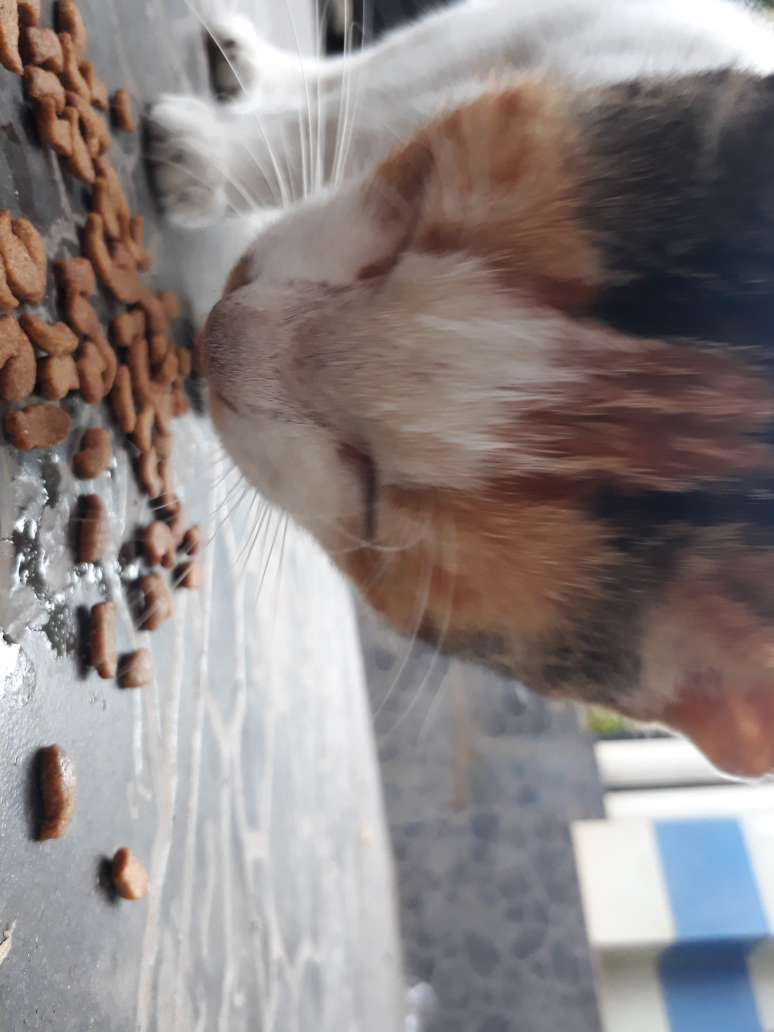
#> input picture MyCat Classification with Keras/Claudia/Claudia1.jpg, 3096 x 4128 px (shown at 1/4 size); its folder holds 4 pictures in this run
$ jupyter execute --allow-errors 'Dataset Preparation.ipynb'   (shell and % lines are left out)
#> lines starting #> are read from the running program, lines starting #| are printed output that depends on the picture
[cell 1]
import cv2
import glob
import numpy as np
import matplotlib.pyplot as plt
import pandas as pd

[cell 2]
def load_myCat_as_dataframe(catname):
    foldername = (catname)
    filenames = glob.glob('{}/*.jpg'.format(foldername))

    images = []

    for filename in filenames:
        img = cv2.imread(filename,0)

        #reshape image
        r = 200.0 / img.shape[1]
        dim = (200, int(img.shape[0] * r))
        resized_img = cv2.resize(img, dim).reshape(1,-1)
        images.append(pd.DataFrame(resized_img))

    return pd.concat(images).reset_index(drop=True)

[cell 3]
claudia = load_myCat_as_dataframe('Claudia')
#> in load_myCat_as_dataframe, `img = cv2.imread(filename,0)`:
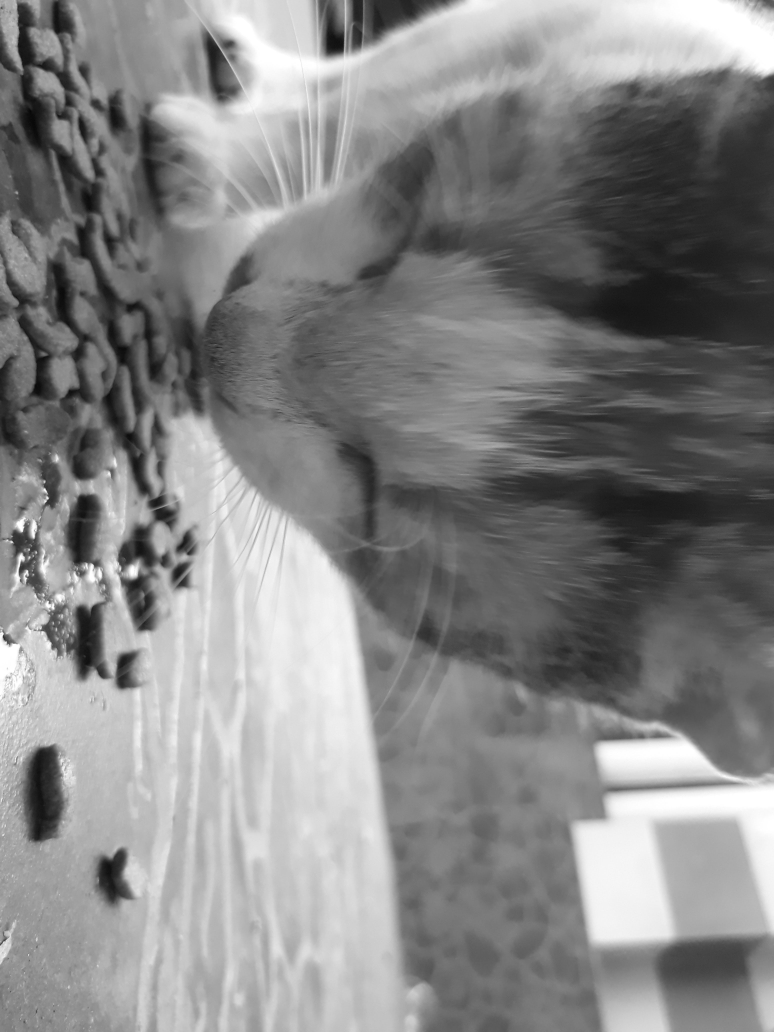
#> img: shape (4128, 3096) (shown at 1/4 size); min 0, max 255, mean 133.4
#> pass 2 of the loop in load_myCat_as_dataframe, `for filename in filenames:`:
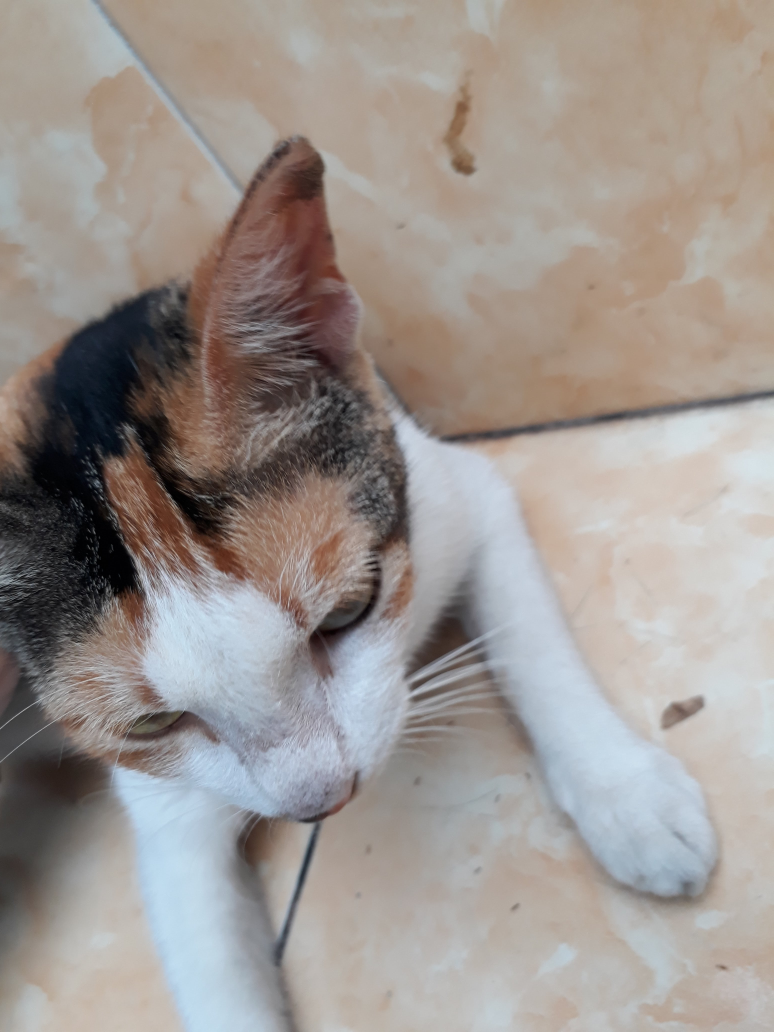
#> input picture MyCat Classification with Keras/Claudia/Claudia10.jpg, 3096 x 4128 px (shown at 1/4 size)
#> in load_myCat_as_dataframe, `img = cv2.imread(filename,0)`:
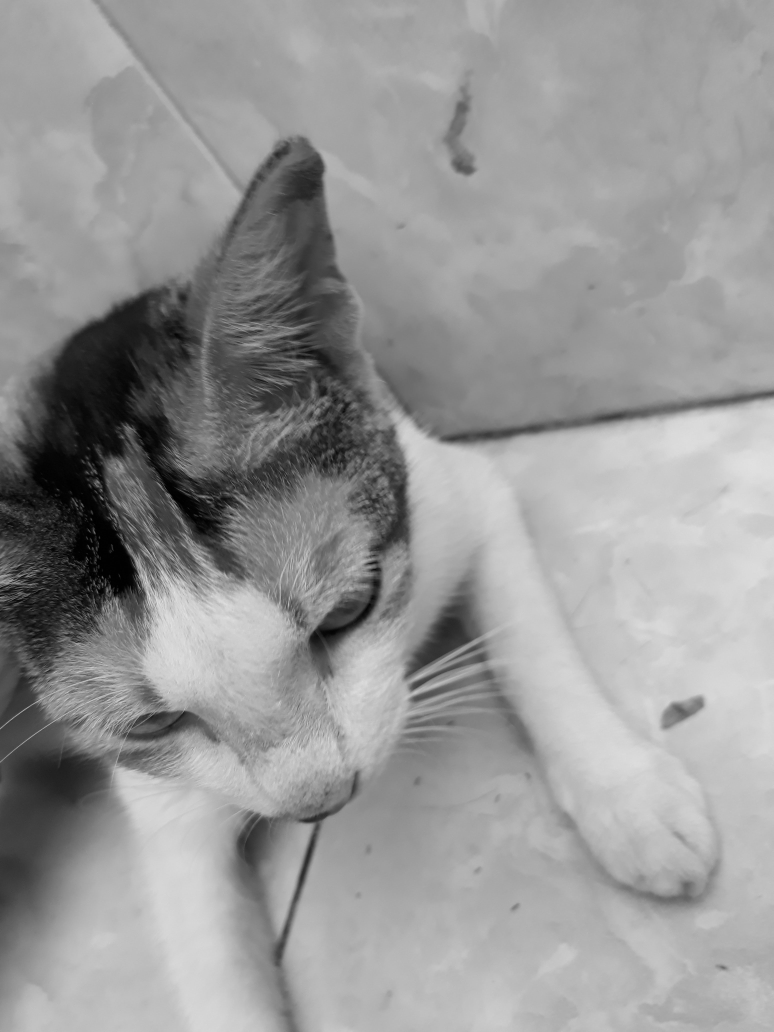
#> img: shape (4128, 3096) (shown at 1/4 size); min 0, max 246, mean 150.8
#> claudia = table of 3 rows and 53200 columns
claudia['label'] = 0

[cell 4]
lucy = load_myCat_as_dataframe('Claudia')
#> pass 2 of the loop in load_myCat_as_dataframe, `for filename in filenames:`:
#> lucy = table of 3 rows and 53200 columns
lucy['label'] = 1

[cell 5]
dataset = pd.concat([claudia,lucy]).sample(frac=1).reset_index(drop=True)
#> dataset = table of 6 rows and 53201 columns

[cell 6]
dataset.head(10)
#> Out = table of 6 rows and 53201 columns
